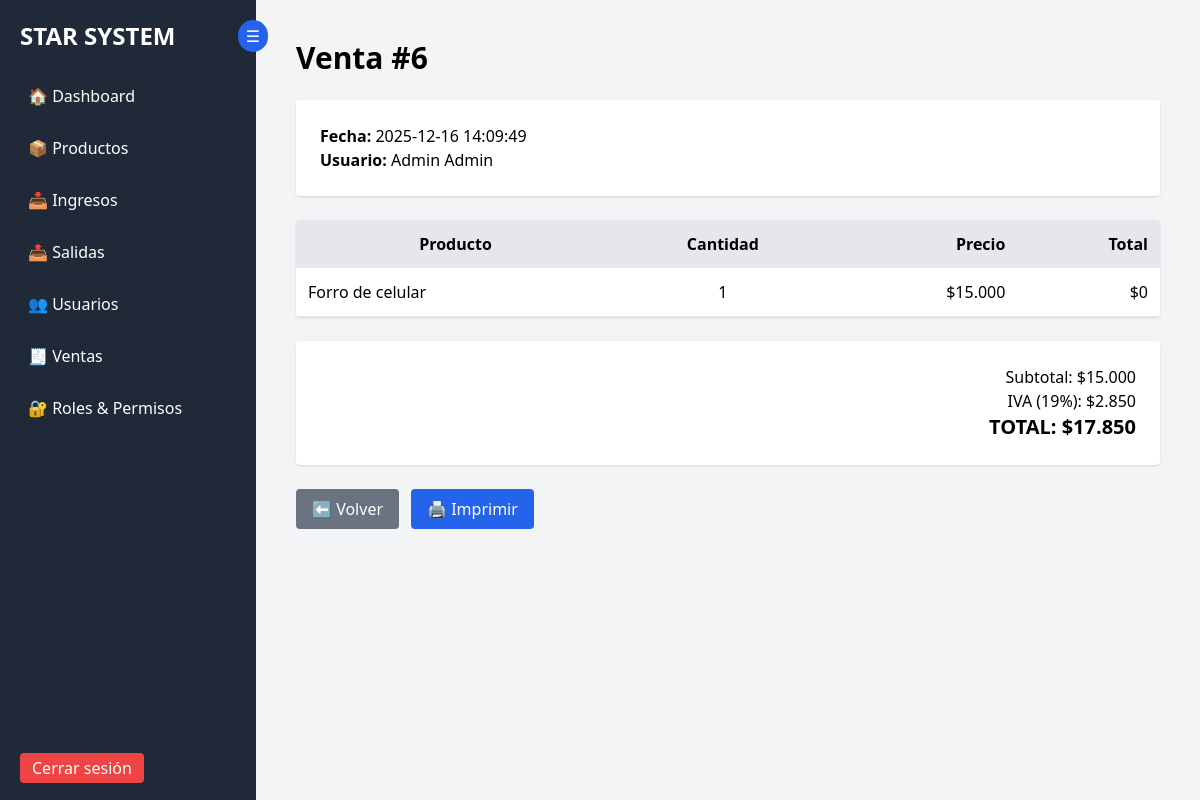
The page /dashboard/ventas_ver.php?id=6 (signed in) on the database its author committed.
### tables this page shows
CREATE TABLE `ventas` (
  `idVenta` int(11) NOT NULL,
  `fecha` datetime DEFAULT current_timestamp(),
  `idUsuario` int(11) NOT NULL,
  `total` decimal(12,2) NOT NULL,
  `subtotal` decimal(12,2) NOT NULL DEFAULT 0.00,
  `iva` decimal(12,2) NOT NULL DEFAULT 0.00
);

CREATE TABLE `usuarios` (
  `IdUsuario` int(11) NOT NULL,
  `Nombre_usuario` varchar(100) DEFAULT NULL,
  `Apellido_usuario` varchar(100) DEFAULT NULL,
  `usuario` varchar(50) DEFAULT NULL,
  `Contraseña` varchar(255) DEFAULT NULL,
  `email` varchar(100) DEFAULT NULL,
  `estado` tinyint(4) DEFAULT 1,
  `Fecha_creacion` timestamp NOT NULL DEFAULT current_timestamp()
);

CREATE TABLE `ventas_detalle` (
  `IdDetalle` int(11) NOT NULL,
  `IdVenta` int(11) NOT NULL,
  `IdProducto` int(11) NOT NULL,
  `cantidad` int(11) NOT NULL,
  `precio` decimal(10,2) NOT NULL,
  `subtotal` decimal(10,2) NOT NULL,
  `total` decimal(10,2) NOT NULL
);

CREATE TABLE `productos` (
  `idProducto` int(11) NOT NULL,
  `Codigo_producto` varchar(50) DEFAULT NULL,
  `Nombre_producto` varchar(150) DEFAULT NULL,
  `Descripcion` text DEFAULT NULL,
  `Precio` decimal(10,2) DEFAULT NULL,
  `Fecha_creacion` timestamp NOT NULL DEFAULT current_timestamp(),
  `stock` int(11) NOT NULL DEFAULT 0
);

### dashboard/ventas_ver.php (the view, shortened to what this page needs)
<?php
require_once "../config/configdb.php";
$idVenta = $_GET['id'] ?? 0;
$stmtVenta = $pdo->prepare("
    SELECT v.*, u.Nombre_usuario, u.Apellido_usuario
    FROM ventas v
    JOIN usuarios u ON u.IdUsuario = v.idUsuario
    WHERE v.idVenta = :id
");
$stmtVenta->execute(['id' => $idVenta]);
$venta = $stmtVenta->fetch(PDO::FETCH_ASSOC);
$stmtDetalle = $pdo->prepare("
    SELECT d.*, p.Nombre_producto
    FROM ventas_detalle d
    JOIN productos p ON p.idProducto = d.idProducto
    WHERE d.idVenta = :id
");
$stmtDetalle->execute(['id' => $idVenta]);
$detalle = $stmtDetalle->fetchAll(PDO::FETCH_ASSOC);
?>
<!DOCTYPE html>
<html lang="es">
<head>
<script src="https://cdn.tailwindcss.com"></script>
</head>
<body class="bg-gray-100 flex">
<?php include "sidebar.php"; ?>
<main class="ml-64 p-10 w-full">
<h1 class="text-3xl font-bold mb-6">Venta #<?= $venta['idVenta'] ?></h1>
<div class="bg-white p-6 rounded shadow mb-6">
    <p><strong>Fecha:</strong> <?= $venta['fecha'] ?></p>
    <p><strong>Usuario:</strong> <?= $venta['Nombre_usuario'] . " " . $venta['Apellido_usuario'] ?></p>
</div>
<div class="bg-white rounded shadow overflow-x-auto">
<table class="w-full">
<thead class="bg-gray-200">
<tr>
    <th class="p-3">Producto</th>
    <th class="p-3 text-center">Cantidad</th>
    <th class="p-3 text-right">Precio</th>
    <th class="p-3 text-right">Total</th>
</tr>
</thead>
<tbody>
<?php foreach ($detalle as $d): ?>
<tr class="border-b">
    <td class="p-3"><?= $d['Nombre_producto'] ?></td>
    <td class="p-3 text-center"><?= $d['cantidad'] ?></td>
    <td class="p-3 text-right">$<?= number_format($d['precio'], 0, ',', '.') ?></td>
    <td class="p-3 text-right">$<?= number_format($d['total'], 0, ',', '.') ?></td>
</tr>
<?php endforeach; ?>
</tbody>
</table>
</div>
<div class="bg-white p-6 rounded shadow mt-6 text-right">
    <p>Subtotal: $<?= number_format($venta['subtotal'], 0, ',', '.') ?></p>
    <p>IVA (19%): $<?= number_format($venta['iva'], 0, ',', '.') ?></p>
    <p class="text-xl font-bold">TOTAL: $<?= number_format($venta['total'], 0, ',', '.') ?></p>
</div>
<div class="mt-6 flex gap-3">
    <a href="ventas_lista.php" class="bg-gray-500 text-white px-4 py-2 rounded">
        ⬅ Volver
    </a>
    <button onclick="window.print()" class="bg-blue-600 text-white px-4 py-2 rounded">
        🖨 Imprimir
    </button>
</div>
</main>
</body>
</html>

### rows shown on the page
ventas: idVenta "6", fecha "2025-12-16 14:09:49", idUsuario.Nombre_usuario "Admin", idUsuario.Apellido_usuario "Admin", subtotal "15.000", iva "2.850", total "17.850"
ventas_detalle: IdProducto.Nombre_producto "Forro de celular", cantidad "1", precio "15.000", total "0"
